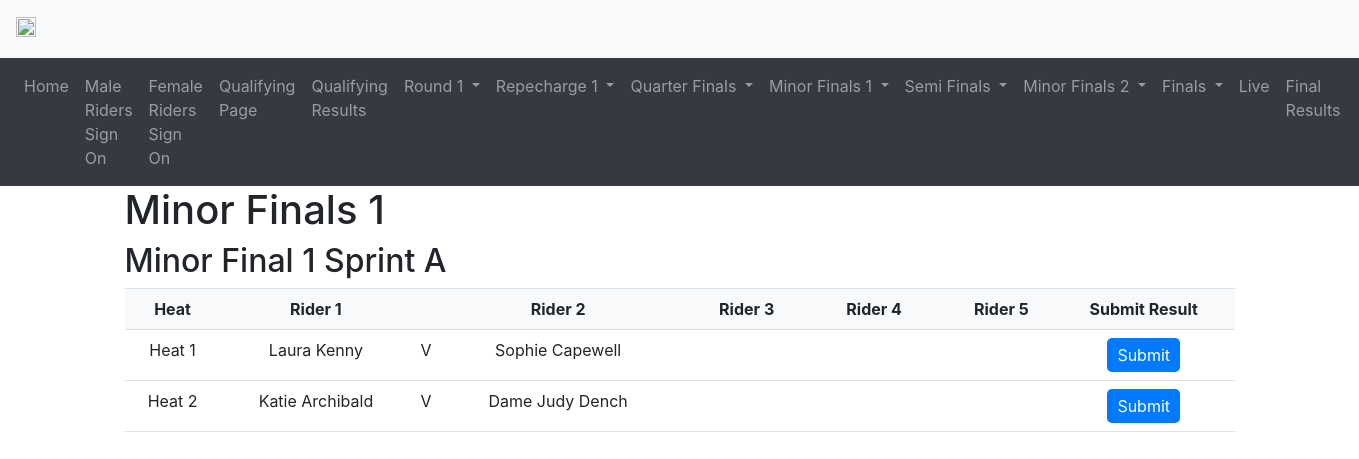
The page /minorfinals1_female on the database its author committed.
### main.py (models this page shows, shortened)
class RidersFemale(Base):
    __tablename__ = 'riders_female'
    rider_number = db.Column(db.Integer, primary_key=True)
    rider_name = db.Column(db.String(50))
    rider_club = db.Column(db.String(50))
    signed_on = db.Column(db.String(50), default='No')
    qualifying_time = db.Column(db.Numeric(precision=3, asdecimal=False), nullable=True)
    seeding = db.Column(db.Integer)
    sprint_category = db.Column(db.String(50))
    round_1_pairing = db.Column(db.Integer, nullable=True)
    round_1_seeding = db.Column(db.Integer, nullable=True)
    quarter_final_seeding = db.Column(db.Integer, nullable=True)
    semi_final_seeding = db.Column(db.Integer, nullable=True)
    final_seeding = db.Column(db.Integer, nullable=True)
    final_result = db.Column(db.Integer, nullable=True)

### main.py (the view)
@app.route('/minorfinals1_female', methods=['GET', 'POST'])
def minorfinals1_female():
    with engine.connect() as connection:
        sprint_categories = connection.execute(
            text("SELECT DISTINCT sprint_category FROM riders_female WHERE semi_final_seeding IS NOT NULL")
        ).fetchall()
        all_minor_final_pairings = {}
        for category in sprint_categories:
            riders_for_minor_finals1_female = connection.execute(
                text("SELECT rider_name, semi_final_seeding FROM riders_female WHERE sprint_category = :sprint_category ORDER BY semi_final_seeding ASC"),
                {"sprint_category": category[0]}
            ).fetchall()
            total_riders = len(riders_for_minor_finals1_female)
            seeding_structure = minorfinal1_seeding_structure_female(total_riders)
            if seeding_structure == "Straight to Minor Final 2":
                all_minor_final_pairings[category[0]] = "Straight to Minor Final 2"
            elif seeding_structure:  # checking if seeding_structure is not None
                minor_finals1_heats = {}
                for heat, seeds in seeding_structure.items():
                    minor_finals1_heats[heat] = [rider[0] for rider in riders_for_minor_finals1_female if rider[1] in seeds]
                all_minor_final_pairings[category[0]] = minor_finals1_heats
            else:
                pass  # or logging.warning(f"Seeding structure was unexpected for category {category[0]} with {total_riders} riders")
    return render_template('minorfinals1_female.html', minor_finals1=all_minor_final_pairings)

### templates/minorfinals1_female.html (shortened to what this page needs)
{% extends "base.html" %}
{% block content %}
  <h1>Minor Finals 1</h1>
  {% set sorted_categories = minor_finals1.keys() | sort %}
  {% for sprint_category in sorted_categories %}
  {% set heats = minor_finals1[sprint_category] %}
  <h2>Minor Final 1 Sprint {{ sprint_category }}</h2>
  <div class="table-container">
    <table class="table" id="minor_finals1{{ sprint_category }}Table">
      <thead>
        <tr>
          <th class="heat">Heat</th>
          <th class="rider-1">Rider 1</th>
          <th class="col-v"></th>
          <th class="rider-2">Rider 2</th>
          <th class="col-v"></th>
          <th class="rider-3">Rider 3</th>
          <th class="col-v"></th>
          <th class="rider-4">Rider 4</th>
          <th class="col-v"></th>
          <th class="rider-5">Rider 5</th>
          <th class="submit">Submit Result</th>
        </tr>
      </thead>
      <tbody>
        {% for heat, riders in heats.items() %}
        <tr>
          <td class="heat">Heat {{ loop.index }}</td>
          {% for rider in riders %}
          {% if rider != "BYE" %}
          <td onclick="selectRider(this, 'minor_finals1{{ sprint_category }}Table')">
            {{ rider }}
          </td>
          {% else %}
          <td></td>
          {% endif %}
          {% if not loop.last %}
          <td class="col-v">V</td>
          {% endif %}
          {% endfor %}
          {% set num_filled_cells = 2 * riders|length %}
          {% for _ in range(num_filled_cells, 10) %}
          <td></td>
          {% endfor %}
          <td class="submit">
            <button type="button" onclick="confirmResult(this)">Submit</button>
          </td>
        </tr>
        {% endfor %}
      </tbody>
    </table>
  </div>
  {% endfor %}
{% endblock %}

### templates/base.html (style rules this page uses)
tr { page-break-inside: avoid; }

### templates/minorfinals1_female.html (style rules this page uses)
table.table { border-collapse: collapse; width: 100%; }
table.table thead { background-color: #f8f9fa; }
table.table th, table.table td { padding: 8px; text-align: center; border-bottom: 1px solid #dee2e6; }
table.table th.col-v, table.table td.col-v, table.table th.col-rider-2, table.table td.col-rider-2, table.table th.col-rider-3, table.table td.col-rider-3 { padding-left: 4px; margin-left: 0px; }
table.table th { font-weight: bold; }
table.table td { vertical-align: top; }
button { padding: 5px 10px; border: none; border-radius: 5px; color: #fff; background-color: #007bff; transition: background-color 0.3s; }

### rows shown on the page
RidersFemale: rider_name "Laura Kenny", shows "V"
RidersFemale: rider_name "Sophie Capewell"
RidersFemale: rider_name "Katie Archibald", shows "V"
RidersFemale: rider_name "Dame Judy Dench"

### other values the page prints
{{ sprint_category }} "A"
